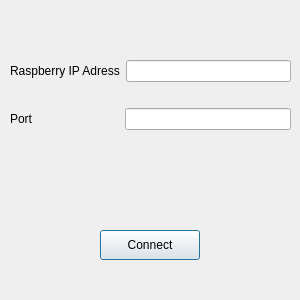
<?xml version="1.0" encoding="UTF-8"?>
<ui version="4.0">
 <class>Dialog</class>
 <widget class="QDialog" name="Dialog">
  <property name="geometry">
   <rect>
    <x>0</x>
    <y>0</y>
    <width>300</width>
    <height>300</height>
   </rect>
  </property>
  <property name="minimumSize">
   <size>
    <width>300</width>
    <height>300</height>
   </size>
  </property>
  <property name="maximumSize">
   <size>
    <width>300</width>
    <height>300</height>
   </size>
  </property>
  <property name="windowTitle">
   <string>Connect</string>
  </property>
  <widget class="QWidget" name="horizontalLayoutWidget">
   <property name="geometry">
    <rect>
     <x>0</x>
     <y>190</y>
     <width>301</width>
     <height>111</height>
    </rect>
   </property>
   <layout class="QHBoxLayout" name="horizontalLayout">
    <item>
     <widget class="QPushButton" name="connect_button">
      <property name="maximumSize">
       <size>
        <width>100</width>
        <height>30</height>
       </size>
      </property>
      <property name="text">
       <string>Connect</string>
      </property>
     </widget>
    </item>
   </layout>
  </widget>
  <widget class="QWidget" name="verticalLayoutWidget">
   <property name="geometry">
    <rect>
     <x>10</x>
     <y>40</y>
     <width>281</width>
     <height>111</height>
    </rect>
   </property>
   <layout class="QVBoxLayout" name="verticalLayout">
    <item>
     <layout class="QGridLayout" name="gridLayout_2">
      <item row="0" column="1">
       <widget class="QLineEdit" name="ip_input">
        <property name="text">
         <string/>
        </property>
       </widget>
      </item>
      <item row="0" column="0">
       <widget class="QLabel" name="ip_label">
        <property name="text">
         <string>Raspberry IP Adress</string>
        </property>
       </widget>
      </item>
     </layout>
    </item>
    <item>
     <layout class="QGridLayout" name="gridLayout">
      <item row="0" column="1">
       <widget class="QLineEdit" name="port_input">
        <property name="text">
         <string/>
        </property>
       </widget>
      </item>
      <item row="0" column="0">
       <widget class="QLabel" name="port_label">
        <property name="text">
         <string>Port                          </string>
        </property>
       </widget>
      </item>
     </layout>
    </item>
   </layout>
  </widget>
 </widget>
 <resources/>
 <connections/>
</ui>
